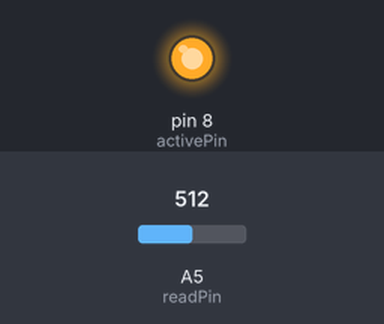
Recording of a sketch running on a simulated Arduino Uno, built with avr-gcc and run on an emulated ATmega328P. On the bench: output pins drawn as LEDs (lit = HIGH). The test bench sets the inputs (shaded band); at power-on: A5 (readPin) = 512.

Above: at 1.2 s.
1.3 s: A5 (readPin) set to 523
At 2.5 s:
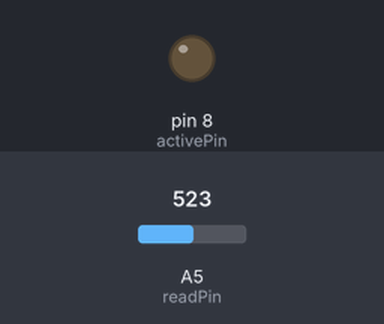
2.8 s: A5 (readPin) set to 511
At 3.7 s:
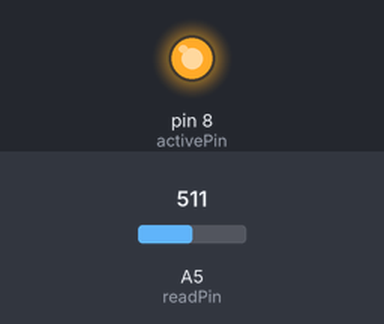
4.3 s: A5 (readPin) set to 716
At 4.8 s:
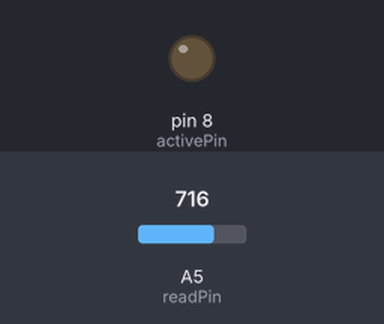
Timing chart, 0 to 7.3 s (numbered marks = the images above; inputs shaded):
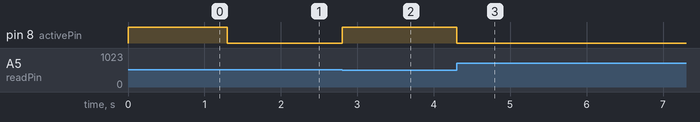

Measured:
- the behaviour switches between 512 and 513 on A5 (readPin) (found by bisection; images 0 and 1)
- after the input at 1.3 s, pin 8 (activePin): HIGH → LOW at once
- after the input at 2.8 s, pin 8 (activePin): LOW → HIGH at once
- after the input at 4.3 s, pin 8 (activePin): HIGH → LOW at once

The sketch:

tilt_switch.ino
```cpp
int activePin = 8;
int readPin = 5;

void setup() {
  pinMode(activePin, OUTPUT);
}

void loop() {
  int i;

  while(1) {
    i = analogRead(readPin);

    if(i > 512) {
      digitalWrite(activePin, LOW);
    } else {
      digitalWrite(activePin, HIGH);
    }
  }
}
```
